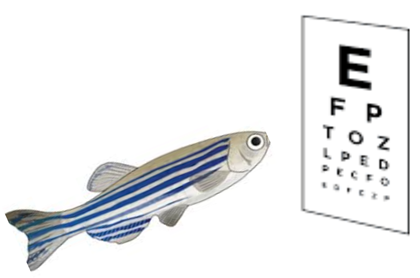
#> input picture GUI_Pics/StartUpFish.png, 420 x 278 px
$ python -i OKR_Analyze.py   (imports and definitions only)
#> lines starting #> are read from the running program, lines starting #| are printed output that depends on the picture
# Standard library imports
import csv

# Third party imports
from skimage.filters import sobel
from skimage.segmentation import watershed
from skimage.transform import hough_line, hough_line_peaks
from scipy import ndimage as ndi
import numpy as np
from matplotlib import cm

import cv2
# import matplotlib.pyplot as plt # not used on final product, but used for testing/development

############################## Helper Functions ########################

def resize(img,desiredWidth = 512):
	'''
	Returns a resized copy of the image. Default width is 512.
	'''

	try:
		height,width,__ = img.shape ## Need the blank variable or else "TypeError: argument 1 must have a "write" method"
	except ValueError:
		try:
			height,width = img.shape ## Need the blank variable or else "TypeError: argument 1 must have a "write" method"
		except:
			raise Exception("Failure to unpack image shape.")


	scale_percent = desiredWidth / width
	width = int(img.shape[1] * scale_percent) #python makes it a float, and it needs an int
	height = int(img.shape[0] * scale_percent)
	img = cv2.resize(img,(width,height),interpolation = cv2.INTER_AREA)

	return img

########################################################################
class Project:

	#codec to output the file
	fourcc = cv2.VideoWriter_fourcc(*'XVID') #this is saying we want to use xvid as our codec

	#initializes the instance of a Project
	def __init__(self,inputFilePath):

#> called with inputFilePath = 'GUI_Pics/StartUpFish.png'
		self.inputFilePath = inputFilePath
		self.inputVideo = cv2.VideoCapture(inputFilePath)
		self.outputFileHandle = None
		self.writer = None
		self.frame = None
		self.min = 0
		self.max = 0
		self.roi1 = None # previously - np.array([0,0]) - trying to see if default value needed
		self.roi2 = None # np.array([0,0]) * see note above ^^
		self.eyeNum = 0
		self.Xnose = 0
		self.Ynose = 0
		self.animationFrame = None

		# Creating input file path and checking by trying to read the first frame
		try:
			ret,self.frame = self.inputVideo.read()
#> self.frame is the input picture: shape (278, 420, 3); mean B, G, R 237.9, 236.7, 235.8
			self.frame = resize(self.frame)
#> in resize, `img = cv2.resize(img,(width,height),interpolation = cv2.INTER_AREA)`:
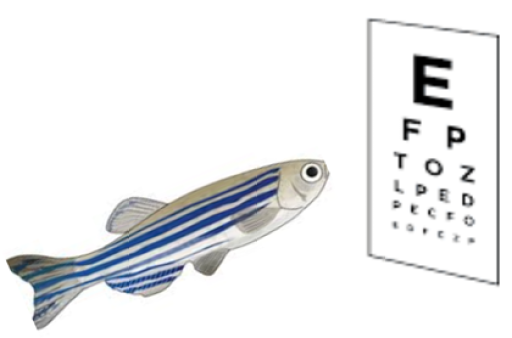
#> img: shape (338, 512, 3); mean of channels 0, 1, 2 237.9, 236.7, 235.7; drawn as B, G, R
			self.frame = cv2.cvtColor(self.frame, cv2.COLOR_BGR2GRAY)
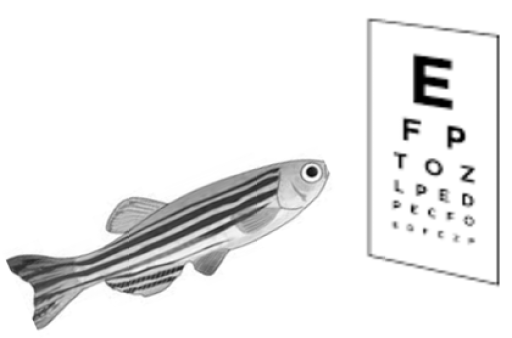
#> self.frame: shape (338, 512); min 0, max 255, mean 236.6
		except:
			raise Exception("There was an error with the input file path.") #another exception is raised by the try for the size error in shape?

		# Setting the output file
		try:
			self.outputFileHandle = open('fishAngles.csv', 'x+', newline='')
		except:
			fileNum = 1
			while(self.outputFileHandle == None):
				try:
					self.outputFileHandle = open("fishAngles" + str(fileNum) + ".csv", 'x+',newline = '')
				except:
					self.outputFileHandle = None #is this redundant?
					fileNum += 1

	#fixing personal annoyance of deleting files
	def __del__(self):
		self.outputFileHandle.close()
	def getNextFrame(self):
		prevFrame = self.frame # for a try catch?
		ret, self.frame = self.inputVideo.read()
		if ret:
			self.frame = resize(self.frame)
			self.frame = cv2.cvtColor(self.frame, cv2.COLOR_BGR2GRAY)
		return ret, self.frame #do i need the self.frame?

	# [153 lines left out: functions EdgeDetec, setROI, lineTransform, writeToFile, setEyeNum, findFishNose, not called in this run]

	def adjustROI(self):

		if(self.Xnose == 0 and self.Ynose == 0):
			print("This is an exception")

		roi1dif = (self.roi1[0] - self.Xnose , self.roi1[1] - self.Ynose)
		roi2dif = (self.roi2[0] - self.Xnose , self.roi2[1] - self.Ynose)

		self.findFishNose()
		self.roi1 = (roi1dif[0] + self.Xnose, roi1dif[1] + self.Ynose)
		self.roi2 = (roi2dif[0] + self.Xnose, roi2dif[1] + self.Ynose)

	def autoAnalyzeVideo(self):
		'''
		#checks
		self.findFishNose()
		#eye num is set in the GUI
		while self.roi1 == None or self.roi2 == None:
			print("Please set the region of interest")
			self.setROI()
			#self.roi1 = (134,111)
			#self.roi2 = (246,163)

		while self.min == 0 and self.max == 0: # I'm concerned about this boolean not checking both???????????????????????????????????
			print("Please set the edge detection max and min values")
			self.EdgeDetec()
			#self.max = 153
			#self.min = 51
		'''

		while self.getNextFrame()[0]:
			self.adjustROI()
			self.writeToFile(self.lineTransform())


#> (the run stopped early here; a loop or call above may not have finished)
